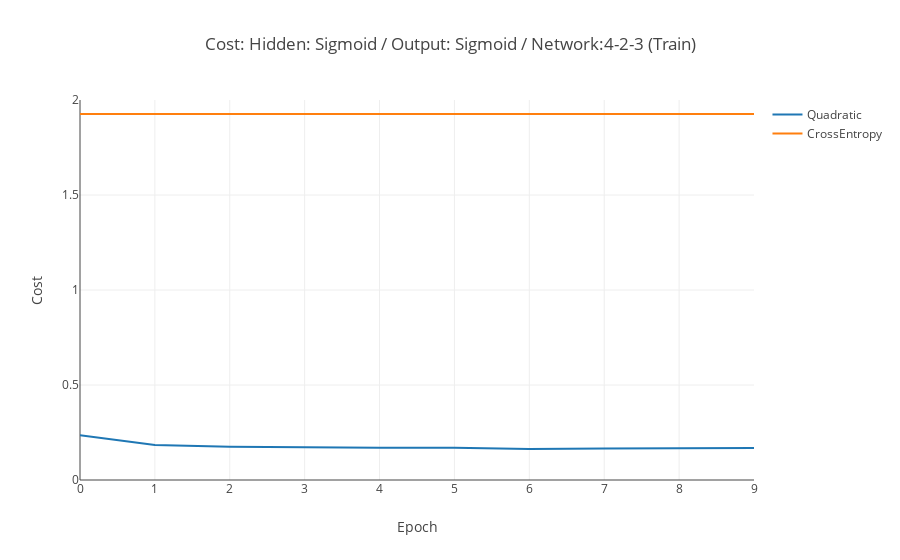

Notebook code cell kept with this figure:
### Code cell
#Set up plotly data
trace0 = go.Scatter(
    x = epoch_lst,
    y = training_cost1,
    mode = 'lines',
    name = 'Quadratic'
)

trace1 = go.Scatter(
    x = epoch_lst,
    y = training_cost2,
    mode = 'lines',
    name = 'CrossEntropy'
)


data = [trace0, trace1]

# Edit the layout
layout = dict(title = 'Cost: Hidden: Sigmoid / Output: Sigmoid / Network:4-2-3 (Train)',
              xaxis = dict(title = 'Epoch'),
              yaxis = dict(title = 'Cost', range=[0,2]),
              )

#Plot 
fig = go.Figure(data=data, layout=layout)
iplot(fig)

### Figure 1 — Plotly figure (JSON) as saved in the notebook; plotly's stock layout.template omitted (floating-point values rounded to 4 significant figures)
{"data": [{"mode": "lines", "name": "Quadratic", "type": "scatter", "uid": "6240ea86-d347-11e8-8707-a820660c6deb", "x": [0, 1, 2, 3, 4, 5, 6, 7, 8, 9], "y": [0.2351, 0.1846, 0.1747, 0.1709, 0.1699, 0.1695, 0.1636, 0.1662, 0.1688, 0.1681]}, {"mode": "lines", "name": "CrossEntropy", "type": "scatter", "uid": "62422fe2-d347-11e8-ad12-a820660c6deb", "x": [0, 1, 2, 3, 4, 5, 6, 7, 8, 9], "y": [1.926, 1.927, 1.927, 1.927, 1.927, 1.927, 1.927, 1.927, 1.927, 1.927]}], "layout": {"title": "Cost: Hidden: Sigmoid / Output: Sigmoid / Network:4-2-3 (Train)", "xaxis": {"title": "Epoch"}, "yaxis": {"range": [0, 2], "title": "Cost"}}}
